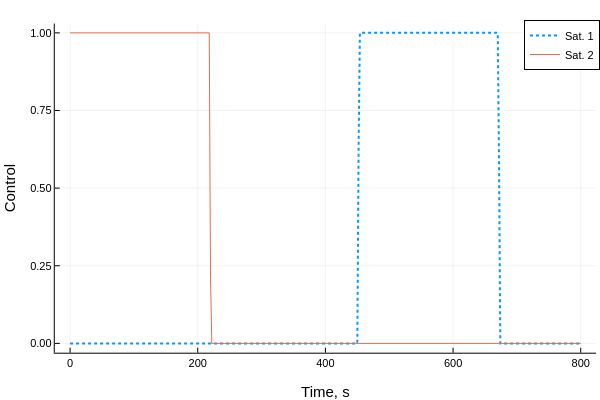

Notebook cell for this chart:
### Code cell
using Plots
plotlyjs()

mylabel = String[]
mylabel1 = String[]
mylabel2 = String[]
for i = 1:num_sat
    append!(mylabel,["Sat. 1-"*string(i+1)])
    append!(mylabel1,["Sat. 1"])
    append!(mylabel2,["Sat. "*string(i+1)])
end

plot(thist,u1hist,label=permutedims(mylabel1),ls=:dot, linewidth=2)
plot!(thist,u2hist,label=permutedims(mylabel2))
plot!(xlabel="Time, s", ylabel = "Control")

### Figure 1 — Plotly figure (JSON) as saved in the notebook; plotly's stock layout.template omitted (floating-point values rounded to 4 significant figures; data arrays with more than 128 entries replaced by an {"elided": "..."} marker saying what was removed)
{"data": [{"colorbar": {"title": ""}, "legendgroup": "Sat. 1", "line": {"color": "rgba(0, 154, 250, 1.000)", "dash": "dot", "shape": "linear", "width": 2}, "mode": "lines", "name": "Sat. 1", "showlegend": true, "type": "scatter", "x": {"elided": "401 int values"}, "xaxis": "x", "y": {"elided": "401 float values"}, "yaxis": "y", "zmax": null, "zmin": null}, {"colorbar": {"title": ""}, "legendgroup": "Sat. 2", "line": {"color": "rgba(227, 111, 71, 1.000)", "dash": "solid", "shape": "linear", "width": 1}, "mode": "lines", "name": "Sat. 2", "showlegend": true, "type": "scatter", "x": {"elided": "401 int values"}, "xaxis": "x", "y": {"elided": "401 float values"}, "yaxis": "y", "zmax": null, "zmin": null}], "layout": {"annotations": [], "height": 400, "legend": {"bgcolor": "rgba(255, 255, 255, 1.000)", "bordercolor": "rgba(0, 0, 0, 1.000)", "borderwidth": 1, "font": {"color": "rgba(0, 0, 0, 1.000)", "family": "sans-serif", "size": 11}, "title": {"font": {"color": "rgba(0, 0, 0, 1.000)", "family": "sans-serif", "size": 15}, "text": ""}, "tracegroupgap": 0, "traceorder": "normal", "x": 1, "xanchor": "auto", "y": 1, "yanchor": "auto"}, "margin": {"b": 20, "l": 0, "r": 0, "t": 20}, "paper_bgcolor": "rgba(255, 255, 255, 1.000)", "plot_bgcolor": "rgba(255, 255, 255, 1.000)", "showlegend": true, "width": 600, "xaxis": {"anchor": "y", "domain": [0.09128, 0.9934], "gridcolor": "rgba(0, 0, 0, 0.100)", "gridwidth": 0.5, "linecolor": "rgba(0, 0, 0, 1.000)", "mirror": false, "range": [-24, 824], "showgrid": true, "showline": true, "showticklabels": true, "tickangle": 0, "tickcolor": "rgb(0, 0, 0)", "tickfont": {"color": "rgba(0, 0, 0, 1.000)", "family": "sans-serif", "size": 11}, "tickmode": "array", "ticks": "inside", "ticktext": ["0", "200", "400", "600", "800"], "tickvals": [0, 200, 400, 600, 800], "title": "Time, s", "titlefont": {"color": "rgba(0, 0, 0, 1.000)", "family": "sans-serif", "size": 15}, "type": "-", "visible": true, "zeroline": false, "zerolinecolor": "rgba(0, 0, 0, 1.000)"}, "yaxis": {"anchor": "x", "domain": [0.07581, 0.9902], "gridcolor": "rgba(0, 0, 0, 0.100)", "gridwidth": 0.5, "linecolor": "rgba(0, 0, 0, 1.000)", "mirror": false, "range": [-0.03, 1.03], "showgrid": true, "showline": true, "showticklabels": true, "tickangle": 0, "tickcolor": "rgb(0, 0, 0)", "tickfont": {"color": "rgba(0, 0, 0, 1.000)", "family": "sans-serif", "size": 11}, "tickmode": "array", "ticks": "inside", "ticktext": ["0.00", "0.25", "0.50", "0.75", "1.00"], "tickvals": [0, 0.25, 0.5, 0.75, 1], "title": "Control", "titlefont": {"color": "rgba(0, 0, 0, 1.000)", "family": "sans-serif", "size": 15}, "type": "-", "visible": true, "zeroline": false, "zerolinecolor": "rgba(0, 0, 0, 1.000)"}}}
